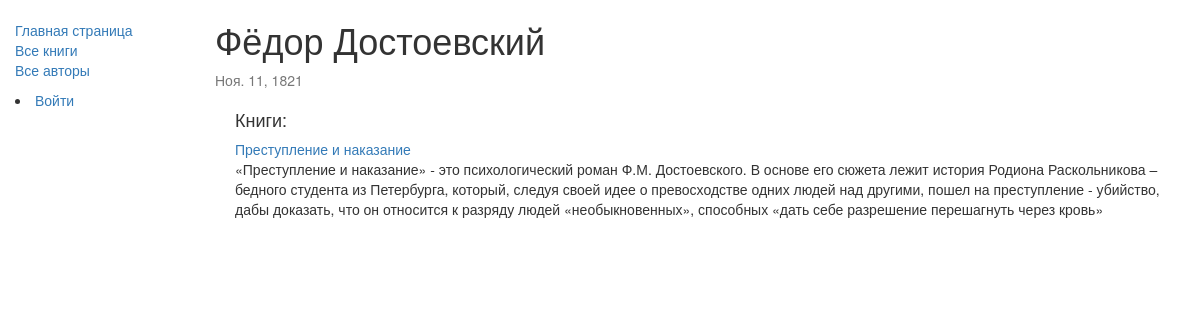
Page /catalog/authors/1 on the committed database.
### catalog/models.py (models this page shows, shortened)
class Author(models.Model):
    first_name = models.CharField(max_length=100)
    last_name = models.CharField(max_length=100)
    date_of_birth = models.DateField(null=True, blank=True)
    date_of_death = models.DateField('Died', null=True, blank=True)

class Book(models.Model):
    title = models.CharField(max_length=200)
    author = models.ForeignKey('Author', on_delete=models.SET_NULL, null=True)
    summary = models.TextField(max_length=1000, help_text="Enter a brief description of the book")
    isbn = models.CharField('ISBN',max_length=13, help_text='13 Character <a href="https://www.isbn-international.org/content/what-isbn">ISBN number</a>')
    genre = models.ManyToManyField(Genre, help_text="Select a genre for this book")
    def __str__(self):
        return self.title
    def display_genre(self):
        return ', '.join([genre.name for genre in self.genre.all()[:3]])
    display_genre.short_description = 'Genre'

### catalog/views.py (the view)
# urls.py: re_path(r'^authors/(?P<pk>\d+)$', views.AuthorDetailView.as_view(), name='author-detail'),
class AuthorDetailView(generic.DetailView):
    model = Author

### catalog/templates/catalog/author_detail.html
{% extends "base_generic.html" %}
{% block content %}
  <h1>{{ author.first_name }} {{ author.last_name }}</h1>
  <p class="text-muted">{{ author.date_of_birth }}</p>
  <div style="margin-left:20px;margin-top:20px">
    <h4>Книги:</h4>
    {% for book in author.book_set.all %}
      <a href="{%url 'book-detail' book.pk%}">{{book}}</a> <br>
      {{book.summary}}
    {% endfor %}
  </div>
{% endblock %}

### rows in the picture
Author: first_name "Фёдор", last_name "Достоевский", date_of_birth "Ноя. 11, 1821"
Book: title "Преступление и наказание", summary "«Преступление и наказание» - это психологический роман Ф.М. Достоевского. В основе его сюжета лежит история Родиона Раскольникова – бедного студента из Петербурга, который, следуя своей идее о превосходстве одних людей над другими, пошел на преступление - убийство, дабы доказать, что он относится к разряду людей «необыкновенных», способных «дать себе разрешение перешагнуть через кровь»"
